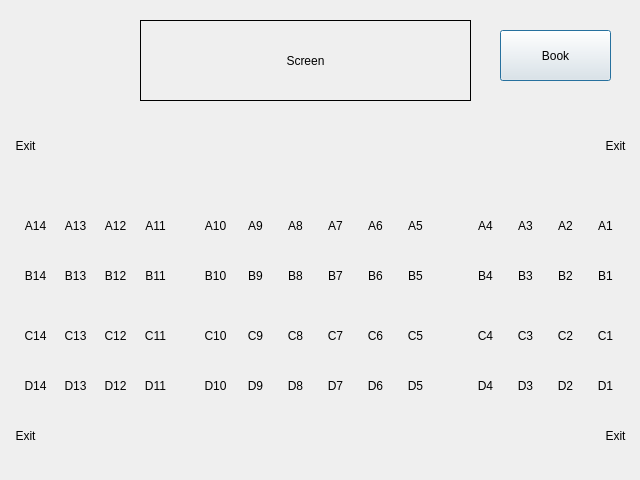
<?xml version="1.0" encoding="UTF-8"?>
<ui version="4.0">
 <class>EconomyHall</class>
 <widget class="QDialog" name="EconomyHall">
  <property name="geometry">
   <rect>
    <x>0</x>
    <y>0</y>
    <width>640</width>
    <height>480</height>
   </rect>
  </property>
  <property name="windowTitle">
   <string>Dialog</string>
  </property>
  <widget class="QLabel" name="sc2">
   <property name="geometry">
    <rect>
     <x>550</x>
     <y>320</y>
     <width>31</width>
     <height>31</height>
    </rect>
   </property>
   <property name="text">
    <string>C2</string>
   </property>
   <property name="alignment">
    <set>Qt::AlignCenter</set>
   </property>
  </widget>
  <widget class="QLabel" name="sc8">
   <property name="geometry">
    <rect>
     <x>280</x>
     <y>320</y>
     <width>31</width>
     <height>31</height>
    </rect>
   </property>
   <property name="text">
    <string>C8</string>
   </property>
   <property name="alignment">
    <set>Qt::AlignCenter</set>
   </property>
  </widget>
  <widget class="QLabel" name="sb10">
   <property name="geometry">
    <rect>
     <x>200</x>
     <y>260</y>
     <width>31</width>
     <height>31</height>
    </rect>
   </property>
   <property name="text">
    <string>B10</string>
   </property>
   <property name="alignment">
    <set>Qt::AlignCenter</set>
   </property>
  </widget>
  <widget class="QLabel" name="sb3">
   <property name="geometry">
    <rect>
     <x>510</x>
     <y>260</y>
     <width>31</width>
     <height>31</height>
    </rect>
   </property>
   <property name="text">
    <string>B3</string>
   </property>
   <property name="alignment">
    <set>Qt::AlignCenter</set>
   </property>
  </widget>
  <widget class="QLabel" name="sa3">
   <property name="geometry">
    <rect>
     <x>510</x>
     <y>210</y>
     <width>31</width>
     <height>31</height>
    </rect>
   </property>
   <property name="text">
    <string>A3</string>
   </property>
   <property name="alignment">
    <set>Qt::AlignCenter</set>
   </property>
  </widget>
  <widget class="QLabel" name="sd2">
   <property name="geometry">
    <rect>
     <x>550</x>
     <y>370</y>
     <width>31</width>
     <height>31</height>
    </rect>
   </property>
   <property name="text">
    <string>D2</string>
   </property>
   <property name="alignment">
    <set>Qt::AlignCenter</set>
   </property>
  </widget>
  <widget class="QLabel" name="sc4">
   <property name="geometry">
    <rect>
     <x>470</x>
     <y>320</y>
     <width>31</width>
     <height>31</height>
    </rect>
   </property>
   <property name="text">
    <string>C4</string>
   </property>
   <property name="alignment">
    <set>Qt::AlignCenter</set>
   </property>
  </widget>
  <widget class="QLabel" name="sd6">
   <property name="geometry">
    <rect>
     <x>360</x>
     <y>370</y>
     <width>31</width>
     <height>31</height>
    </rect>
   </property>
   <property name="text">
    <string>D6</string>
   </property>
   <property name="alignment">
    <set>Qt::AlignCenter</set>
   </property>
  </widget>
  <widget class="QPushButton" name="pushButton">
   <property name="geometry">
    <rect>
     <x>500</x>
     <y>30</y>
     <width>111</width>
     <height>51</height>
    </rect>
   </property>
   <property name="text">
    <string>Book</string>
   </property>
  </widget>
  <widget class="QLabel" name="sc10">
   <property name="geometry">
    <rect>
     <x>200</x>
     <y>320</y>
     <width>31</width>
     <height>31</height>
    </rect>
   </property>
   <property name="text">
    <string>C10</string>
   </property>
   <property name="alignment">
    <set>Qt::AlignCenter</set>
   </property>
  </widget>
  <widget class="QLabel" name="sb14">
   <property name="geometry">
    <rect>
     <x>20</x>
     <y>260</y>
     <width>31</width>
     <height>31</height>
    </rect>
   </property>
   <property name="text">
    <string>B14</string>
   </property>
   <property name="alignment">
    <set>Qt::AlignCenter</set>
   </property>
  </widget>
  <widget class="QLabel" name="sd4">
   <property name="geometry">
    <rect>
     <x>470</x>
     <y>370</y>
     <width>31</width>
     <height>31</height>
    </rect>
   </property>
   <property name="text">
    <string>D4</string>
   </property>
   <property name="alignment">
    <set>Qt::AlignCenter</set>
   </property>
  </widget>
  <widget class="QLabel" name="sa12">
   <property name="geometry">
    <rect>
     <x>100</x>
     <y>210</y>
     <width>31</width>
     <height>31</height>
    </rect>
   </property>
   <property name="text">
    <string>A12</string>
   </property>
   <property name="alignment">
    <set>Qt::AlignCenter</set>
   </property>
  </widget>
  <widget class="QLabel" name="sa1">
   <property name="geometry">
    <rect>
     <x>590</x>
     <y>210</y>
     <width>31</width>
     <height>31</height>
    </rect>
   </property>
   <property name="text">
    <string>A1</string>
   </property>
   <property name="alignment">
    <set>Qt::AlignCenter</set>
   </property>
  </widget>
  <widget class="QLabel" name="sa9">
   <property name="geometry">
    <rect>
     <x>240</x>
     <y>210</y>
     <width>31</width>
     <height>31</height>
    </rect>
   </property>
   <property name="text">
    <string>A9</string>
   </property>
   <property name="alignment">
    <set>Qt::AlignCenter</set>
   </property>
  </widget>
  <widget class="QLabel" name="sd12">
   <property name="geometry">
    <rect>
     <x>100</x>
     <y>370</y>
     <width>31</width>
     <height>31</height>
    </rect>
   </property>
   <property name="text">
    <string>D12</string>
   </property>
   <property name="alignment">
    <set>Qt::AlignCenter</set>
   </property>
  </widget>
  <widget class="QLabel" name="sc6">
   <property name="geometry">
    <rect>
     <x>360</x>
     <y>320</y>
     <width>31</width>
     <height>31</height>
    </rect>
   </property>
   <property name="text">
    <string>C6</string>
   </property>
   <property name="alignment">
    <set>Qt::AlignCenter</set>
   </property>
  </widget>
  <widget class="QLabel" name="sc1">
   <property name="geometry">
    <rect>
     <x>590</x>
     <y>320</y>
     <width>31</width>
     <height>31</height>
    </rect>
   </property>
   <property name="text">
    <string>C1</string>
   </property>
   <property name="alignment">
    <set>Qt::AlignCenter</set>
   </property>
  </widget>
  <widget class="QLabel" name="sa8">
   <property name="geometry">
    <rect>
     <x>280</x>
     <y>210</y>
     <width>31</width>
     <height>31</height>
    </rect>
   </property>
   <property name="text">
    <string>A8</string>
   </property>
   <property name="alignment">
    <set>Qt::AlignCenter</set>
   </property>
  </widget>
  <widget class="QLabel" name="sb11">
   <property name="geometry">
    <rect>
     <x>140</x>
     <y>260</y>
     <width>31</width>
     <height>31</height>
    </rect>
   </property>
   <property name="text">
    <string>B11</string>
   </property>
   <property name="alignment">
    <set>Qt::AlignCenter</set>
   </property>
  </widget>
  <widget class="QLabel" name="sb1">
   <property name="geometry">
    <rect>
     <x>590</x>
     <y>260</y>
     <width>31</width>
     <height>31</height>
    </rect>
   </property>
   <property name="text">
    <string>B1</string>
   </property>
   <property name="alignment">
    <set>Qt::AlignCenter</set>
   </property>
  </widget>
  <widget class="QLabel" name="sd3">
   <property name="geometry">
    <rect>
     <x>510</x>
     <y>370</y>
     <width>31</width>
     <height>31</height>
    </rect>
   </property>
   <property name="text">
    <string>D3</string>
   </property>
   <property name="alignment">
    <set>Qt::AlignCenter</set>
   </property>
  </widget>
  <widget class="QLabel" name="sc13">
   <property name="geometry">
    <rect>
     <x>60</x>
     <y>320</y>
     <width>31</width>
     <height>31</height>
    </rect>
   </property>
   <property name="text">
    <string>C13</string>
   </property>
   <property name="alignment">
    <set>Qt::AlignCenter</set>
   </property>
  </widget>
  <widget class="QLabel" name="sd10">
   <property name="geometry">
    <rect>
     <x>200</x>
     <y>370</y>
     <width>31</width>
     <height>31</height>
    </rect>
   </property>
   <property name="text">
    <string>D10</string>
   </property>
   <property name="alignment">
    <set>Qt::AlignCenter</set>
   </property>
  </widget>
  <widget class="QLabel" name="exit_3">
   <property name="geometry">
    <rect>
     <x>10</x>
     <y>420</y>
     <width>31</width>
     <height>31</height>
    </rect>
   </property>
   <property name="text">
    <string>Exit</string>
   </property>
   <property name="alignment">
    <set>Qt::AlignCenter</set>
   </property>
  </widget>
  <widget class="QLabel" name="exit_2">
   <property name="geometry">
    <rect>
     <x>10</x>
     <y>130</y>
     <width>31</width>
     <height>31</height>
    </rect>
   </property>
   <property name="text">
    <string>Exit</string>
   </property>
   <property name="alignment">
    <set>Qt::AlignCenter</set>
   </property>
  </widget>
  <widget class="QLabel" name="sb6">
   <property name="geometry">
    <rect>
     <x>360</x>
     <y>260</y>
     <width>31</width>
     <height>31</height>
    </rect>
   </property>
   <property name="text">
    <string>B6</string>
   </property>
   <property name="alignment">
    <set>Qt::AlignCenter</set>
   </property>
  </widget>
  <widget class="QLabel" name="sb12">
   <property name="geometry">
    <rect>
     <x>100</x>
     <y>260</y>
     <width>31</width>
     <height>31</height>
    </rect>
   </property>
   <property name="text">
    <string>B12</string>
   </property>
   <property name="alignment">
    <set>Qt::AlignCenter</set>
   </property>
  </widget>
  <widget class="QLabel" name="sd1">
   <property name="geometry">
    <rect>
     <x>590</x>
     <y>370</y>
     <width>31</width>
     <height>31</height>
    </rect>
   </property>
   <property name="text">
    <string>D1</string>
   </property>
   <property name="alignment">
    <set>Qt::AlignCenter</set>
   </property>
  </widget>
  <widget class="QLabel" name="sb9">
   <property name="geometry">
    <rect>
     <x>240</x>
     <y>260</y>
     <width>31</width>
     <height>31</height>
    </rect>
   </property>
   <property name="text">
    <string>B9</string>
   </property>
   <property name="alignment">
    <set>Qt::AlignCenter</set>
   </property>
  </widget>
  <widget class="QLabel" name="sb8">
   <property name="geometry">
    <rect>
     <x>280</x>
     <y>260</y>
     <width>31</width>
     <height>31</height>
    </rect>
   </property>
   <property name="text">
    <string>B8</string>
   </property>
   <property name="alignment">
    <set>Qt::AlignCenter</set>
   </property>
  </widget>
  <widget class="QLabel" name="sa10">
   <property name="geometry">
    <rect>
     <x>200</x>
     <y>210</y>
     <width>31</width>
     <height>31</height>
    </rect>
   </property>
   <property name="text">
    <string>A10</string>
   </property>
   <property name="alignment">
    <set>Qt::AlignCenter</set>
   </property>
  </widget>
  <widget class="QLabel" name="sd14">
   <property name="geometry">
    <rect>
     <x>20</x>
     <y>370</y>
     <width>31</width>
     <height>31</height>
    </rect>
   </property>
   <property name="text">
    <string>D14</string>
   </property>
   <property name="alignment">
    <set>Qt::AlignCenter</set>
   </property>
  </widget>
  <widget class="QLabel" name="sa11">
   <property name="geometry">
    <rect>
     <x>140</x>
     <y>210</y>
     <width>31</width>
     <height>31</height>
    </rect>
   </property>
   <property name="text">
    <string>A11</string>
   </property>
   <property name="alignment">
    <set>Qt::AlignCenter</set>
   </property>
  </widget>
  <widget class="QLabel" name="screen">
   <property name="geometry">
    <rect>
     <x>140</x>
     <y>20</y>
     <width>331</width>
     <height>81</height>
    </rect>
   </property>
   <property name="frameShape">
    <enum>QFrame::Box</enum>
   </property>
   <property name="text">
    <string>Screen</string>
   </property>
   <property name="alignment">
    <set>Qt::AlignCenter</set>
   </property>
  </widget>
  <widget class="QLabel" name="sa13">
   <property name="geometry">
    <rect>
     <x>60</x>
     <y>210</y>
     <width>31</width>
     <height>31</height>
    </rect>
   </property>
   <property name="text">
    <string>A13</string>
   </property>
   <property name="alignment">
    <set>Qt::AlignCenter</set>
   </property>
  </widget>
  <widget class="QLabel" name="sc14">
   <property name="geometry">
    <rect>
     <x>20</x>
     <y>320</y>
     <width>31</width>
     <height>31</height>
    </rect>
   </property>
   <property name="text">
    <string>C14</string>
   </property>
   <property name="alignment">
    <set>Qt::AlignCenter</set>
   </property>
  </widget>
  <widget class="QLabel" name="sb7">
   <property name="geometry">
    <rect>
     <x>320</x>
     <y>260</y>
     <width>31</width>
     <height>31</height>
    </rect>
   </property>
   <property name="text">
    <string>B7</string>
   </property>
   <property name="alignment">
    <set>Qt::AlignCenter</set>
   </property>
  </widget>
  <widget class="QLabel" name="sb5">
   <property name="geometry">
    <rect>
     <x>400</x>
     <y>260</y>
     <width>31</width>
     <height>31</height>
    </rect>
   </property>
   <property name="text">
    <string>B5</string>
   </property>
   <property name="alignment">
    <set>Qt::AlignCenter</set>
   </property>
  </widget>
  <widget class="QLabel" name="sd13">
   <property name="geometry">
    <rect>
     <x>60</x>
     <y>370</y>
     <width>31</width>
     <height>31</height>
    </rect>
   </property>
   <property name="text">
    <string>D13</string>
   </property>
   <property name="alignment">
    <set>Qt::AlignCenter</set>
   </property>
  </widget>
  <widget class="QLabel" name="sc12">
   <property name="geometry">
    <rect>
     <x>100</x>
     <y>320</y>
     <width>31</width>
     <height>31</height>
    </rect>
   </property>
   <property name="text">
    <string>C12</string>
   </property>
   <property name="alignment">
    <set>Qt::AlignCenter</set>
   </property>
  </widget>
  <widget class="QLabel" name="sb4">
   <property name="geometry">
    <rect>
     <x>470</x>
     <y>260</y>
     <width>31</width>
     <height>31</height>
    </rect>
   </property>
   <property name="text">
    <string>B4</string>
   </property>
   <property name="alignment">
    <set>Qt::AlignCenter</set>
   </property>
  </widget>
  <widget class="QLabel" name="sc7">
   <property name="geometry">
    <rect>
     <x>320</x>
     <y>320</y>
     <width>31</width>
     <height>31</height>
    </rect>
   </property>
   <property name="text">
    <string>C7</string>
   </property>
   <property name="alignment">
    <set>Qt::AlignCenter</set>
   </property>
  </widget>
  <widget class="QLabel" name="sd8">
   <property name="geometry">
    <rect>
     <x>280</x>
     <y>370</y>
     <width>31</width>
     <height>31</height>
    </rect>
   </property>
   <property name="text">
    <string>D8</string>
   </property>
   <property name="alignment">
    <set>Qt::AlignCenter</set>
   </property>
  </widget>
  <widget class="QLabel" name="sc11">
   <property name="geometry">
    <rect>
     <x>140</x>
     <y>320</y>
     <width>31</width>
     <height>31</height>
    </rect>
   </property>
   <property name="text">
    <string>C11</string>
   </property>
   <property name="alignment">
    <set>Qt::AlignCenter</set>
   </property>
  </widget>
  <widget class="QLabel" name="sb13">
   <property name="geometry">
    <rect>
     <x>60</x>
     <y>260</y>
     <width>31</width>
     <height>31</height>
    </rect>
   </property>
   <property name="text">
    <string>B13</string>
   </property>
   <property name="alignment">
    <set>Qt::AlignCenter</set>
   </property>
  </widget>
  <widget class="QLabel" name="exit_4">
   <property name="geometry">
    <rect>
     <x>600</x>
     <y>420</y>
     <width>31</width>
     <height>31</height>
    </rect>
   </property>
   <property name="text">
    <string>Exit</string>
   </property>
   <property name="alignment">
    <set>Qt::AlignCenter</set>
   </property>
  </widget>
  <widget class="QLabel" name="sa7">
   <property name="geometry">
    <rect>
     <x>320</x>
     <y>210</y>
     <width>31</width>
     <height>31</height>
    </rect>
   </property>
   <property name="text">
    <string>A7</string>
   </property>
   <property name="alignment">
    <set>Qt::AlignCenter</set>
   </property>
  </widget>
  <widget class="QLabel" name="sa6">
   <property name="geometry">
    <rect>
     <x>360</x>
     <y>210</y>
     <width>31</width>
     <height>31</height>
    </rect>
   </property>
   <property name="text">
    <string>A6</string>
   </property>
   <property name="alignment">
    <set>Qt::AlignCenter</set>
   </property>
  </widget>
  <widget class="QLabel" name="sa5">
   <property name="geometry">
    <rect>
     <x>400</x>
     <y>210</y>
     <width>31</width>
     <height>31</height>
    </rect>
   </property>
   <property name="text">
    <string>A5</string>
   </property>
   <property name="alignment">
    <set>Qt::AlignCenter</set>
   </property>
  </widget>
  <widget class="QLabel" name="sa14">
   <property name="geometry">
    <rect>
     <x>20</x>
     <y>210</y>
     <width>31</width>
     <height>31</height>
    </rect>
   </property>
   <property name="text">
    <string>A14</string>
   </property>
   <property name="alignment">
    <set>Qt::AlignCenter</set>
   </property>
  </widget>
  <widget class="QLabel" name="sd5">
   <property name="geometry">
    <rect>
     <x>400</x>
     <y>370</y>
     <width>31</width>
     <height>31</height>
    </rect>
   </property>
   <property name="text">
    <string>D5</string>
   </property>
   <property name="alignment">
    <set>Qt::AlignCenter</set>
   </property>
  </widget>
  <widget class="QLabel" name="sd9">
   <property name="geometry">
    <rect>
     <x>240</x>
     <y>370</y>
     <width>31</width>
     <height>31</height>
    </rect>
   </property>
   <property name="text">
    <string>D9</string>
   </property>
   <property name="alignment">
    <set>Qt::AlignCenter</set>
   </property>
  </widget>
  <widget class="QLabel" name="sc9">
   <property name="geometry">
    <rect>
     <x>240</x>
     <y>320</y>
     <width>31</width>
     <height>31</height>
    </rect>
   </property>
   <property name="text">
    <string>C9</string>
   </property>
   <property name="alignment">
    <set>Qt::AlignCenter</set>
   </property>
  </widget>
  <widget class="QLabel" name="sb2">
   <property name="geometry">
    <rect>
     <x>550</x>
     <y>260</y>
     <width>31</width>
     <height>31</height>
    </rect>
   </property>
   <property name="text">
    <string>B2</string>
   </property>
   <property name="alignment">
    <set>Qt::AlignCenter</set>
   </property>
  </widget>
  <widget class="QLabel" name="sa4">
   <property name="geometry">
    <rect>
     <x>470</x>
     <y>210</y>
     <width>31</width>
     <height>31</height>
    </rect>
   </property>
   <property name="text">
    <string>A4</string>
   </property>
   <property name="alignment">
    <set>Qt::AlignCenter</set>
   </property>
  </widget>
  <widget class="QLabel" name="exit">
   <property name="geometry">
    <rect>
     <x>600</x>
     <y>130</y>
     <width>31</width>
     <height>31</height>
    </rect>
   </property>
   <property name="text">
    <string>Exit</string>
   </property>
   <property name="alignment">
    <set>Qt::AlignCenter</set>
   </property>
  </widget>
  <widget class="QLabel" name="sd11">
   <property name="geometry">
    <rect>
     <x>140</x>
     <y>370</y>
     <width>31</width>
     <height>31</height>
    </rect>
   </property>
   <property name="text">
    <string>D11</string>
   </property>
   <property name="alignment">
    <set>Qt::AlignCenter</set>
   </property>
  </widget>
  <widget class="QLabel" name="sc5">
   <property name="geometry">
    <rect>
     <x>400</x>
     <y>320</y>
     <width>31</width>
     <height>31</height>
    </rect>
   </property>
   <property name="text">
    <string>C5</string>
   </property>
   <property name="alignment">
    <set>Qt::AlignCenter</set>
   </property>
  </widget>
  <widget class="QLabel" name="sa2">
   <property name="geometry">
    <rect>
     <x>550</x>
     <y>210</y>
     <width>31</width>
     <height>31</height>
    </rect>
   </property>
   <property name="text">
    <string>A2</string>
   </property>
   <property name="alignment">
    <set>Qt::AlignCenter</set>
   </property>
  </widget>
  <widget class="QLabel" name="sc3">
   <property name="geometry">
    <rect>
     <x>510</x>
     <y>320</y>
     <width>31</width>
     <height>31</height>
    </rect>
   </property>
   <property name="text">
    <string>C3</string>
   </property>
   <property name="alignment">
    <set>Qt::AlignCenter</set>
   </property>
  </widget>
  <widget class="QLabel" name="sd7">
   <property name="geometry">
    <rect>
     <x>320</x>
     <y>370</y>
     <width>31</width>
     <height>31</height>
    </rect>
   </property>
   <property name="text">
    <string>D7</string>
   </property>
   <property name="alignment">
    <set>Qt::AlignCenter</set>
   </property>
  </widget>
 </widget>
 <resources/>
 <connections/>
</ui>
